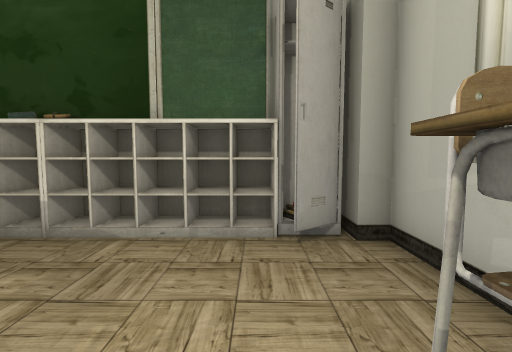
View 1 (above)

17 first-person views from a walk through a Unity game level. The camera is 0.72 m above the floor, tilts 4° down and sees 90° across. Doors are open. The floor is counted in squares, 0.5 m on a side. Each view is taken from the middle of a square. On the plan, view 1 faces up. The plan holds only what a view shows up to about 13 squares ahead; the rest is blank. The player character is not drawn. Some surface patterns are stand-ins.

View 2
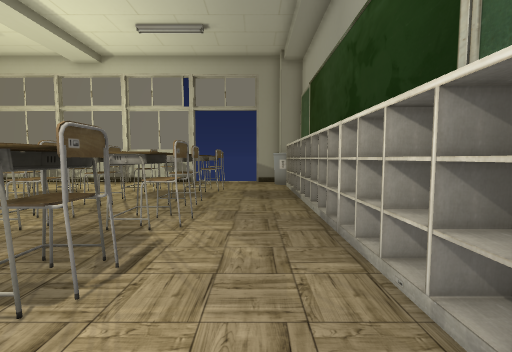

View 3
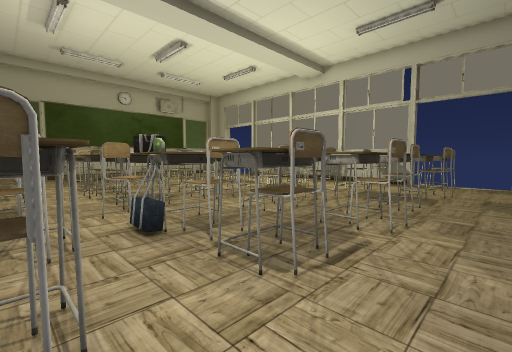

View 4
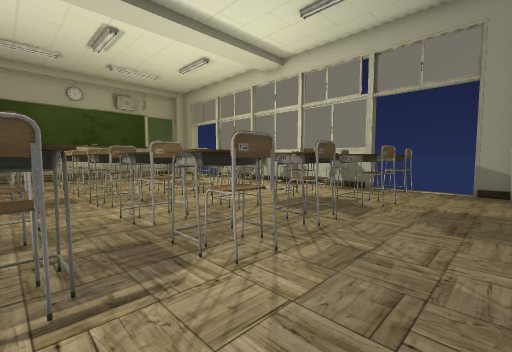

View 5
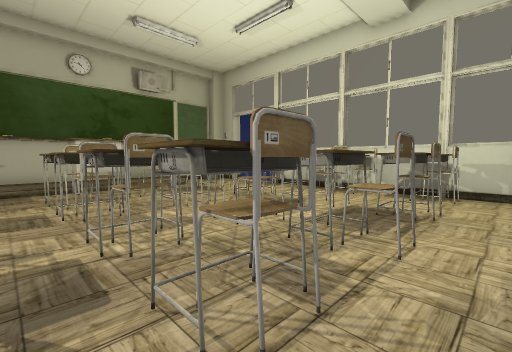

View 6
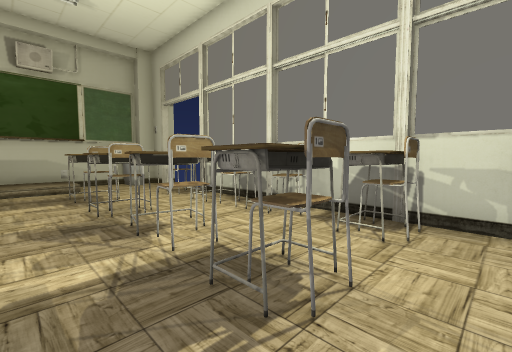

View 7
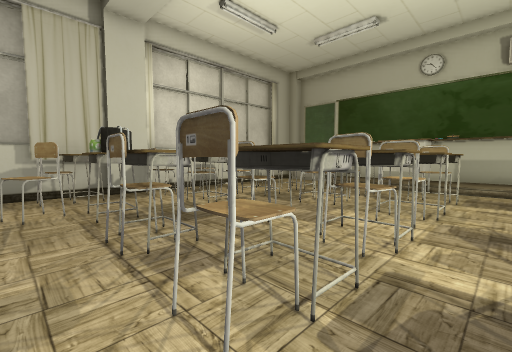

View 8
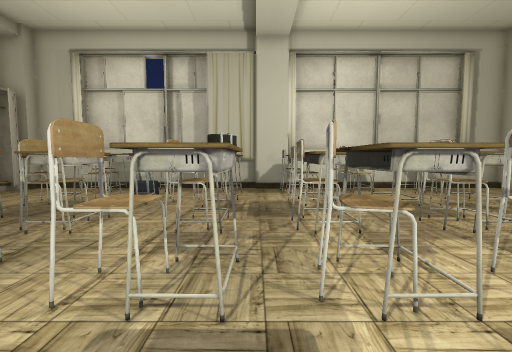

View 9
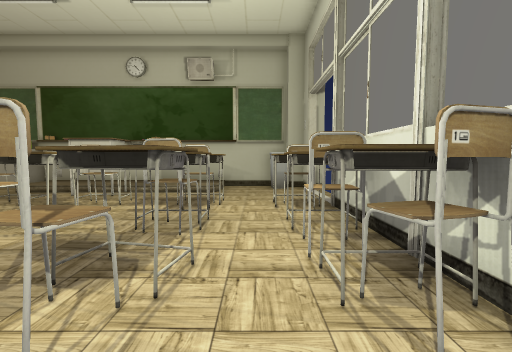

View 10
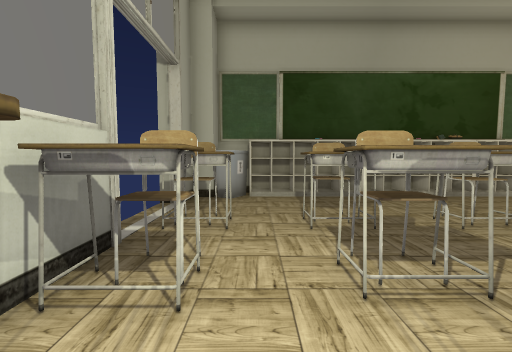

View 11
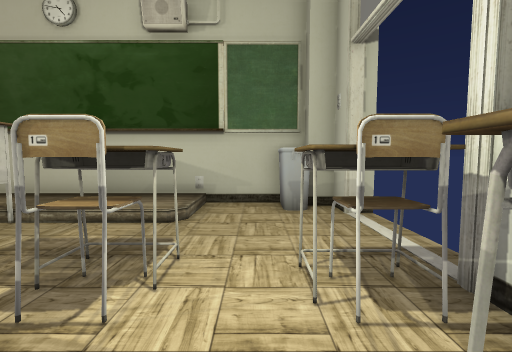

View 12
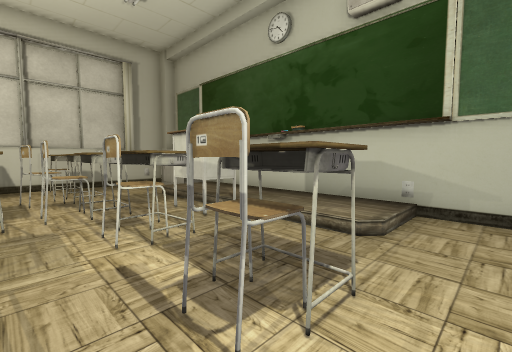

View 13
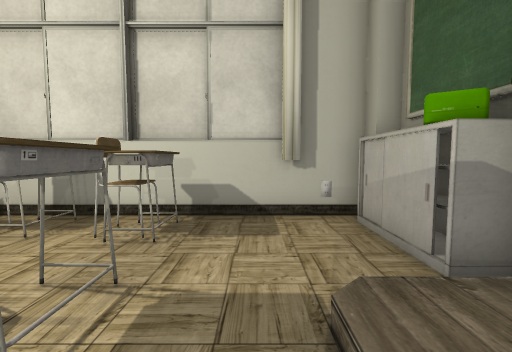

View 14
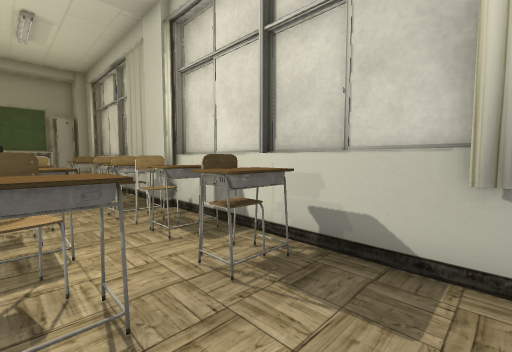

View 15
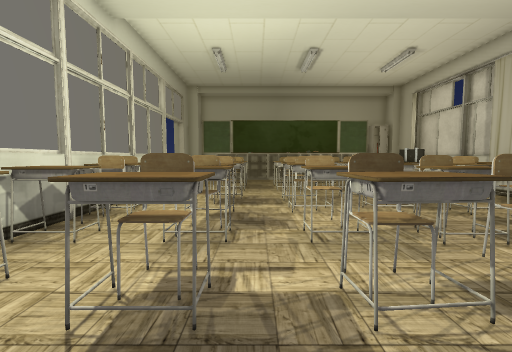

View 16
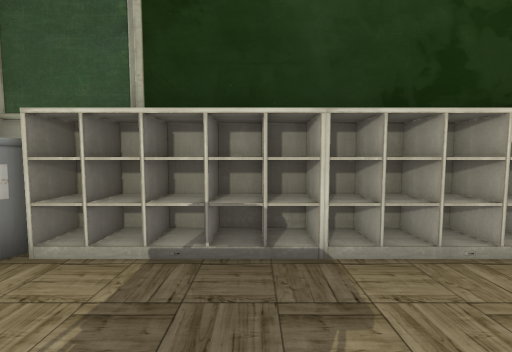

View 17
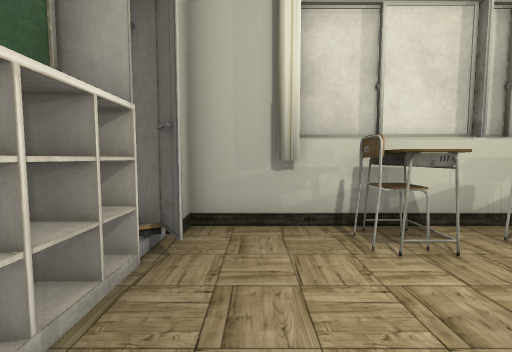

### Floor plan
Key: @ floor where view 1 was taken; # wall or solid block; . main floor; : floor 0.15 m higher than the main floor; / step, stairs or slope; D open door; S shelf; L locker; C chair; E desk; B bag; U counter; O other object.
Columns run from 15 left of view 1 to 3 right of it. Each row starts with its distance up from view 1.
  6  #################
  5  #OSSSSSSSSSSSSSL#
  4  #O.............L#
  3 ##...............#
  2 DD...............##
  1 DCC.CC.EC.CC.CE.CE#
  0 DEE.EE.EE.EE.EE@EE#
 -1 ##C..C..C.C..CO.C##
 -2 #EC.EE.EE.EE. BEC##
 -3 #EE..........CC..##
 -4 ##C..C.CC.C..EC.C##
 -5 #EE.EE.CC.EEBB .E#
 -6 ##.....EE........#
 -7 #CC.CC.CC.CC.C..C#
 -8 #EE.EE.EE.EE.EEEE##
 -9 ##C..E.CC....C..C##
-10 #EE.CC.CC.CC.EEECE#
-11  EE.EE.EE.EE.EEEEE#
-12 ##C..C..C.CC.C.EC##
-13 DEE.EE.EC.EE.EEEE##
-14 DD...............#
-15 DD.......EE......##
-16 DD.../:::EE::/...##
-17 ##O..:::::::::UUUO
-18  ####O####### OU #

Where each view was taken, in squares from view 1:
view 1: 0 up, 0 right, facing up
view 2: 3 up, 1 right, facing left
view 3: 3 up, 1 right, facing down-left
view 4: 4 up, 2 left, facing down-left
view 5: 3 down, 3 left, facing down-left
view 6: 3 down, 8 left, facing down-left
view 7: 3 down, 9 left, facing down-right
view 8: 6 down, 10 left, facing right
view 9: 5 down, 12 left, facing down
view 10: 5 down, 12 left, facing up
view 11: 10 down, 12 left, facing down
view 12: 11 down, 12 left, facing down-right
view 13: 15 down, 4 left, facing right
view 14: 16 down, 2 left, facing up-right
view 15: 16 down, 9 left, facing up
view 16: 1 up, 9 left, facing up
view 17: 3 up, 3 left, facing right
